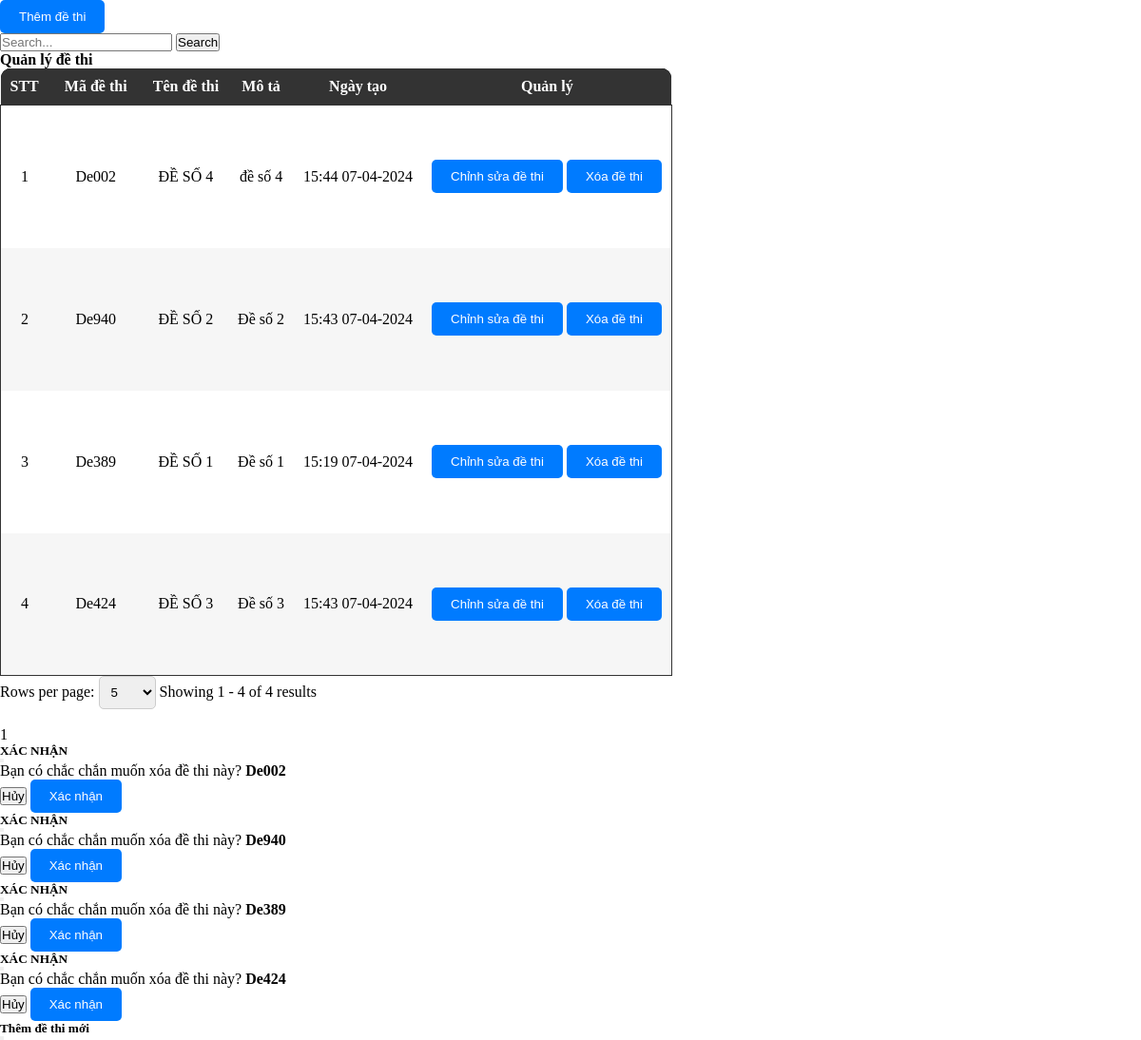
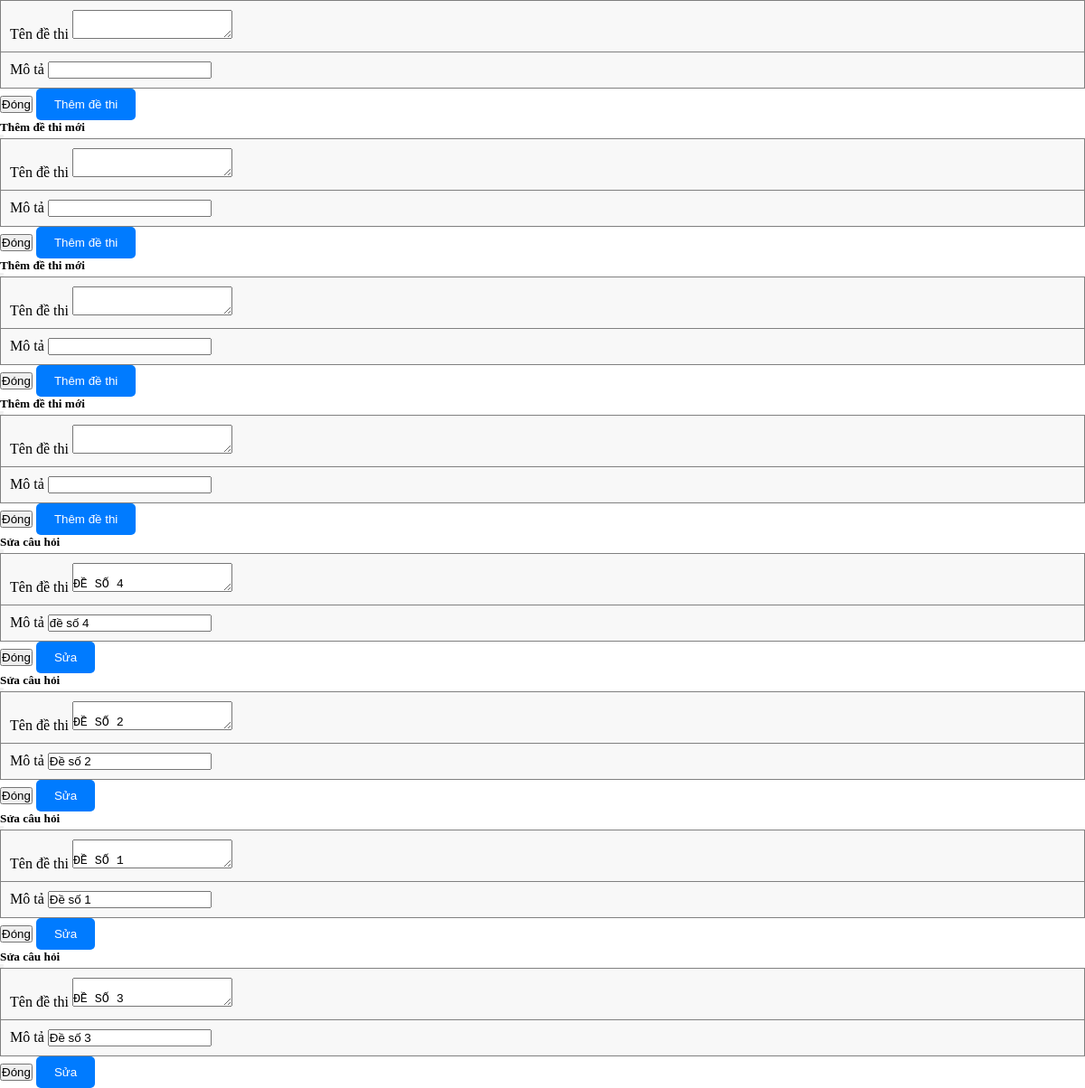
The app's page /admin/pages/Exam/ExamIndex.php, older data (2 pictures, top to bottom).
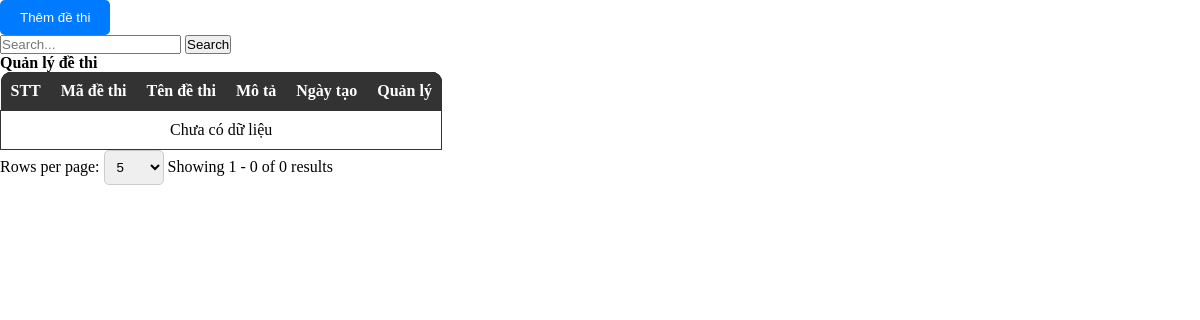
The same page, newer data.
### tables this page shows
CREATE TABLE `tbl_exam` (
  `id` varchar(36) NOT NULL,
  `code` varchar(255) DEFAULT NULL,
  `name` varchar(255) DEFAULT NULL,
  `description` varchar(255) DEFAULT NULL,
  `createDate` datetime DEFAULT NULL
);

### admin/pages/Exam/ExamIndex.php (the view, shortened to what this page needs)
<link rel="stylesheet" href="./styles/ProductStyles.css">
<?php
$countAllSql = "SELECT * FROM tbl_exam";
$total_records = mysqli_num_rows(mysqli_query($connect, $countAllSql));
$pageIndex = isset($_GET['page']) ? $_GET['page'] : 1;
$pageSize = isset($_GET['limit']) ? $_GET['limit'] : 5;
$total_page = ceil($total_records / $pageSize);
$start = ($pageIndex - 1) * $pageSize;
$search = '';
$getTableDataSql = "";
if (isset($_GET['search'])) {
    $getTableDataSql = "SELECT * FROM tbl_exam
    WHERE
        tbl_exam.name LIKE N'%" . $search . "%'
    LIMIT $start, $pageSize";
} else {
    $getTableDataSql = "SELECT * FROM tbl_exam LIMIT $start, $pageSize";
}
$tableData = mysqli_query($connect, $getTableDataSql);
?>
<div class="text-left flex justify-between">
    <button type="button" class="btn btn-primary mb-2 mt-3" data-bs-toggle="modal" data-bs-target="#addExam">
        Thêm đề thi
    </button>
    <div class="input-group mb-3 align-center mt-3 w-40">
        <input type="text" class="form-control" placeholder="Search..." aria-label="Recipient's username" name="search" id="search-input" aria-describedby="button-addon2">
        <button class="btn btn-outline-secondary" id="search-button" onclick="performSearch()" name="ok">
            Search
        </button>
    </div>
</div>
<div class="container p-0">
    <table class="w-100">
        <legend class="text-center"><b>Quản lý đề thi</b></legend>
        <thead class="table-head w-100">
            <tr class="table-heading">
                <th class="noWrap">STT</th>
                <th class="noWrap">Mã đề thi</th>
                <th class="noWrap">Tên đề thi</th>
                <th class="noWrap">Mô tả</th>
                <th class="noWrap">Ngày tạo</th>
                <th class="noWrap">Quản lý </th>
            </tr>
        </thead>
        <tbody class="table-body">
            <?php
            $displayExam = 0;
            $hasData = false;
            while ($row = mysqli_fetch_array($tableData)) {
                $displayExam++;
                $hasData = true;
            ?>
                <tr>
                    <td>
                        <?php echo $displayExam + ($pageIndex - 1) * $pageSize; ?>
                    </td>
                    <td class="tensanpham">
                        <?php echo $row['code'] ?>
                    </td>
                    <td>
                        <?php echo $row['name'] ?>
                    </td>
                    <td>
                        <?php echo $row['description'] ?>
                    </td>
                    <td>
                    <?php echo date('H:i d-m-Y', strtotime($row['createDate'])) ?>
                    </td>
                    <td>
                        <button type="button" class="btn btn-primary mb-2 mt-3 con-tooltip top" data-bs-toggle="modal" data-bs-target="#editPopup_<?php echo $row['id']; ?>">
                            <div class="tooltip">
                                <p>Chỉnh sửa đề thi</p>
                            </div>
                        </button>
                        <button type="button" class="btn btn-primary mb-2 mt-3 con-tooltip top" data-bs-toggle="modal" data-bs-target="#confirmPopup_<?php echo $row['id']; ?>">
                            <div class="tooltip">
                                <p>Xóa đề thi</p>
                            </div>
                        </button>
                    </td>
                </tr>
            <?php
            }
            if (!$hasData) {
            ?>
                <tr>
                    <td colspan="8">
                        Chưa có dữ liệu
                    </td>
                </tr>
            <?php
            }
            ?>
        </tbody>
    </table>
    <form action="" method="GET">
        <nav class="row py-2" aria-label="Page navigation example">
            <div class="paganation-infor col py-2">
                <form action="" method="GET">
                    <label for="limitSelect">Rows per page:</label>
                    <select name="limit" id="limitSelect" onchange="updatePageAndLimit()">
                        <option value="5" <?php if ($pageSize == 5) echo 'selected'; ?>>5</option>
                    </select>
                </form>
                <label class="mr-4">Showing
                    <?php
                    $startItem = ($pageIndex - 1) * $pageSize + 1;
                    $endItem = min($pageIndex * $pageSize, $total_records);
                    echo "{$startItem} - {$endItem} of {$total_records} results";
                    ?>
                </label>
            </div>
            <ul class="m-0 pagination justify-content-end py-2 col">
                <li class="page-item">
                </li>
                <?php
                for ($i = 1; $i <= $total_page; $i++) {
                    if ($i == $pageIndex) {
                        echo '<li class="page-item light">
                        <span name="page" class="page-link text-reset text-white bg-dark" href="?workingPage=Exam&limit=' . ($pageSize) . '&page=' . ($i) . '"> ' . ($i) . ' </span>
                        </li>';
                    }
                }
                ?>
            </ul>
    </form>
</div>
<?php
$tableData = mysqli_query($connect, $getTableDataSql);
while ($row = mysqli_fetch_array($tableData)) {
    include "./pages/Exam/ExamConfirmDelete.php";
}
?>
<?php
$tableData = mysqli_query($connect, $getTableDataSql);
while ($row = mysqli_fetch_array($tableData)) {
    include "./pages/Exam/AddExamPopup.php";
}
?>
<?php
$tableData = mysqli_query($connect, $getTableDataSql);
while ($row = mysqli_fetch_array($tableData)) {
    include "./pages/Exam/EditExamPopup.php";
}
?>

### admin/pages/Exam/ExamConfirmDelete.php
<div class="modal fade" id="confirmPopup_<?php echo $row['id']; ?>" tabindex="-1" aria-labelledby="exampleModalLabel" aria-hidden="true">
    <div class="modal-dialog modal-lg">
        <div class="modal-content">
            <div class="modal-header bg-dark">
                <h5 class="text-center text-white">XÁC NHẬN</h5>
                <button type="button" class="btn-close btn-close-white" data-bs-dismiss="modal" aria-label="Close"></button>
            </div>
            <div class="modal-body p-0">
                <form id="orderForm" method="POST" action="pages/Exam/ExamLogic.php?id=<?php echo $row['id']; ?>" enctype="multipart/form-data">
                    <table border="1" width="100%" padding="10px" style="border-collapse: collapse;">
                        <p class="p-4 m-0">
                            Bạn có chắc chắn muốn xóa đề thi này? <b><?php echo $row['code']; ?></b>
                        </p>
                    </table>
                    <div class="modal-footer">
                        <button type="button" class="btn btn-outline-secondary pt-2 pb-2" data-bs-dismiss="modal">Hủy</button>
                        <button type="submit" class="btn btn-primary" name="deleteExam">Xác nhận</button>
                    </div>
                </form>
            </div>
        </div>
    </div>
</div>

### admin/pages/Exam/AddExamPopup.php (shortened to what this page needs)
<div class="modal fade" id="addExam" tabindex="-1" aria-labelledby="exampleModalLabel" aria-hidden="false">
    <div class="modal-dialog modal-lg">
        <div class="modal-content">
            <div class="modal-header bg-dark">
                <h5 class="text-center text-white">Thêm đề thi mới</h5>
                <button type="button" class="btn-close btn-close-white" data-bs-dismiss="modal" aria-label="Close"></button>
            </div>
            <div class="modal-body">
                <form id="categoryForm" method="POST" action="pages/Exam/ExamLogic.php" enctype="multipart/form-data">
                    <table border="1" width="100%" padding="10px" style="border-collapse: collapse;">
                        <tr>
                            <td class="row">
                                <div class="mb-2 col">
                                    <label for="transferFee" class="form-label">Tên đề thi</label>
                                    <textarea required name="name" type="text" class="form-control" id="transferFee"></textarea>
                                </div>
                            </td>
                        </tr>
                        <tr>
                            <td>
                                <div class="mb-2 col">
                                    <label for="transferFee" class="form-label">Mô tả</label>
                                    <input name="description" type="text" class="form-control" id="transferFee">
                                </div>
                            </td>
                        </tr>
                    </table>
            </div>
            <div class="modal-footer">
                <button type="button" class="btn btn-outline-secondary pt-2 pb-2" data-bs-dismiss="modal">Đóng</button>
                <button type="submit" class="btn btn-primary" name="addExam">Thêm đề thi</button>
            </div>
        </div>
    </div>
</div>

### admin/pages/Exam/EditExamPopup.php
<div class="modal fade" id="editPopup_<?php echo $row['id']; ?>" tabindex="-1" aria-labelledby="exampleModalLabel" aria-hidden="true">
    <div class="modal-dialog modal-lg">
        <form method="POST" action="pages/Exam/ExamLogic.php?id=<?php echo $row['id']; ?>" enctype="multipart/form-data">
            <div class="modal-content">
                <div class="modal-header bg-dark">
                    <h5 class="text-center text-white">Sửa câu hỏi</h5>
                    <button type="button" class="btn-close btn-close-white" data-bs-dismiss="modal" aria-label="Close"></button>
                </div>
                <div class="modal-body">
                <table border="1" width="100%" padding="10px" style="border-collapse: collapse;">
                        <tr>
                            <td class="row">
                                <div class="mb-2 col">
                                    <label for="transferFee" class="form-label">Tên đề thi</label>
                                    <textarea required name="name" type="text" class="form-control" id="transferFee">
                                        <?php echo $row['name'] ?>
                                    </textarea>
                                </div>
                            </td>
                        </tr>
                        <tr>
                            <td>
                                <div class="mb-2 col">
                                    <label for="transferFee" class="form-label">Mô tả</label>
                                    <input value="<?php echo $row['description'] ?>" name="description" type="text" class="form-control" id="transferFee">
                                </div>
                            </td>
                        </tr>
                    </table>
                </div>
                <div class="modal-footer">
                    <button type="button" class="btn btn-outline-secondary pt-2 pb-2" data-bs-dismiss="modal">Đóng</button>
                    <button type="submit" class="btn btn-primary" name="editExam">Sửa</button>
                </div>
            </div>
        </form>
    </div>
</div>

### admin/styles/ProductStyles.css (style rules this page uses)
* { padding: 0; margin: 0; box-sizing: border-box; }
table { border-radius: 10px; }
.container { width: 100%; }
.table-head { color: white; background-color: #000; }
.table-head .table-heading { background-color: #000; color: white; }
.table-head .table-heading th:first-child { border-top-left-radius: 10px; }
.table-head .table-heading th:last-child { border-top-right-radius: 10px; }
.table-heading { border-radius: 10px; }
.table-head th { padding: 10px; text-align: center; }
.table-head, .table-body { border-collapse: collapse; }
.table-body { border: 1px solid #333; }
.table-body, .table-body tr { background-color: #fff; }
.table-body td { text-align: center; }
table { border-collapse: collapse; background-color: #f8f8f8; }
th, td { padding: 10px; text-align: left; }
th { background-color: #333; color: white; }
.btn-primary { background-color: #007bff; color: white; padding: 10px 20px; border: none; border-radius: 5px; cursor: pointer; }
.noWrap { white-space: nowrap; }
select, option { width: 60px; padding: 8px; border: 1px solid #ccc; border-radius: 5px; }
.table-body tr:nth-child(2n + 2) { background-color: #f6f6f6; }
.tensanpham { width: 100px; height: 150px; text-align: center; }

Row changes from the older to the newer data that the page shows:
removed tbl_exam: pageSize "1", code "De002", name "ĐỀ SỐ 4", description "đề số 4", createDate "15:44 07-04-2024"
removed tbl_exam: pageSize "2", code "De940", name "ĐỀ SỐ 2", description "Đề số 2", createDate "15:43 07-04-2024"
removed tbl_exam: pageSize "3", code "De389", name "ĐỀ SỐ 1", description "Đề số 1", createDate "15:19 07-04-2024"
removed tbl_exam: pageSize "4", code "De424", name "ĐỀ SỐ 3", description "Đề số 3", createDate "15:43 07-04-2024"
Text that changed along with them:
$endItem: "4" → "0"
$total_records: "4" → "0"
text now shown: "Chưa có dữ liệu"
list line gone: "1"
